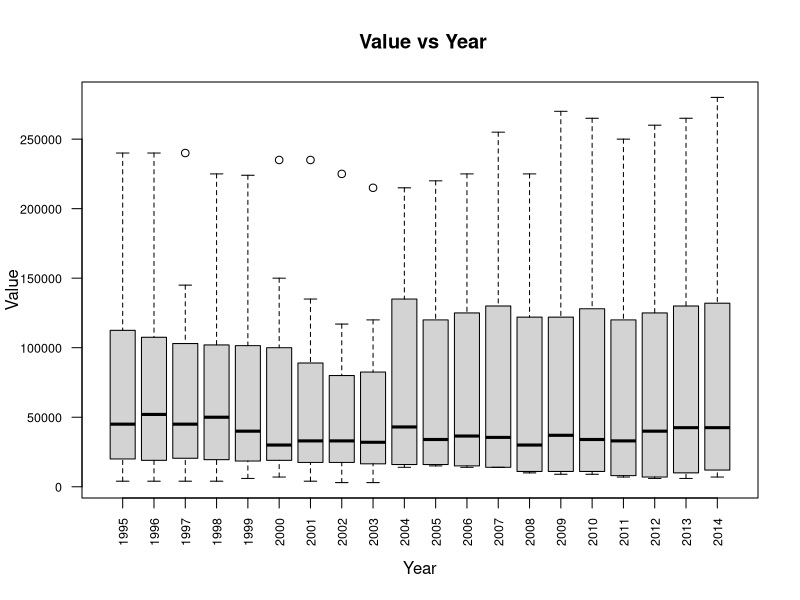
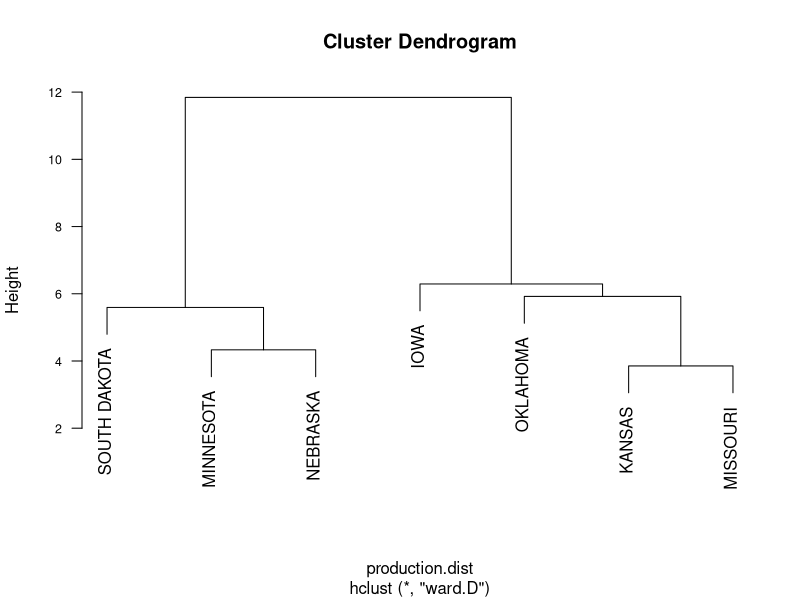

The R source for these figures, in order:
## ---- chunk 1

exe1.data<-read.csv("colonies.csv", header=TRUE,check.names=FALSE)
#exe1.data



exe1.sub1<-exe1.data[exe1.data$State %in% 
                            c("NEBRASKA",
                              "KANSAS",
                              "SOUTH DAKOTA", 
                              "MINNESOTA", 
                              "IOWA",
                              "MISSOURI", 
                              "OKLAHOMA"),]
exe1.sub1



## ---- chunk 2

stack.dat<-reshape(exe1.sub1, 
                   direction="long",
                   varying=list(2:21),
                   v.names="Value",
                   idvar="State",
                   timevar="Year",
                   times=1995:2014,
                   new.row.names=1:140,
                   
                   )   

stack.dat


## ---- chunk 3

stack.dat$Year<-as.factor(stack.dat$Year)

par(las=2,cex.axis=0.75)
bp<-(boxplot(Value~Year, data=stack.dat,main=" Value vs Year", 
        xlab="Year", ylab="Value", xaxt="n"))
axis(1, at=seq(length(bp$names)),
labels=bp$names,
cex.axis=0.75
)



## ---- chunk 4

exe2.data<-read.csv("production.csv", header=TRUE)
#exe2.data

exe2.sub1<-exe2.data[exe2.data$State %in% 
                       c("NEBRASKA",
                         "KANSAS", 
                         "SOUTH DAKOTA", 
                         "MINNESOTA", 
                         "IOWA", 
                         "MISSOURI",
                         "OKLAHOMA"),]
exe2.sub1
## ---- chunk 5
ProductionWide<-reshape(exe2.sub1, 
                        idvar="State",
                        timevar="Year", 
                        direction="wide", 
                        new.row.names=1:7,)
#ProductionWide
## ---- chunk 6
row.names(ProductionWide) <- ProductionWide[,1]
production.dist <- dist(scale(ProductionWide[,-1]), method="euclidean")
production.clust <- hclust(production.dist,method="ward.D")
plot(production.clust)
## ---- chunk 7
exe3_table=read.csv("Khan.csv", header=TRUE)
exe3_table$CarbonLoss<-exe3_table$Mean05-exe3_table$Mean55
exe3_table$Group<-factor(exe3_table$Fertilizer):factor(exe3_table$Rotation)
exe3_table
exe3_table1<-data.frame(exe3_table$Group, exe3_table$CarbonLoss )
exe3_table1
colnames(exe3_table1)<-c("Group", "CarbonLoss")
exe3_table1

n<-aggregate(exe3_table1[,2], list(exe3_table1$Group), mean)
names(n)<-c("Group","Mean(m)")
k<-aggregate(exe3_table1[,2], list(exe3_table1$Group), sd)
names(k)<-c("Group","sd(s)")
m<-aggregate(exe3_table1[,2], list(exe3_table1$Group), length)
names(m)<-c("Group","Count(n)")

table_result<-Reduce(merge, list(n,k,m))
table_result

## ---- chunk 8

r<-rank(exe3_table1$CarbonLoss)
r

exe3_table2<-exe3_table1[order(exe3_table1$CarbonLoss),]
#exe3_table2


## ---- chunk 9

sum1<-((r[1]+r[2]+r[3])^2/3)
sum2<-((r[4]+r[5]+r[6])^2/3)
sum3<-((r[7]+r[8]+r[9])^2/3)
sum4<-((r[10]+r[11]+r[12])^2/3)
sum5<-((r[13]+r[14]+r[15])^2/3)
sum6<-((r[16]+r[17]+r[18])^2/3)
sum7<-((r[19]+r[20]+r[21])^2/3)
sum8<-((r[22]+r[23]+r[24])^2/3)
sum9<-((r[25]+r[26]+r[27])^2/3)
sum<-sum1+sum2+sum3+sum4+sum5+sum6+sum7+sum8+sum9
C<-9
N<-27
H<-(12/(N*(N+1)))*sum-(3*(N+1))
H



## ---- chunk 10

pchisq(H, (C-1), lower.tail = FALSE)

## ---- chunk 11
kruskal.test(CarbonLoss ~ Group,exe3_table1)
## ---- chunk 12
# Yes. I think that 
# The combination of fertilizer and crop rotation is 
# predictive of Carbon loss.
## ---- chunk 13

exe4_data1<-read.csv("ncaa2018.csv", header=TRUE)
#exe4_data1


exe4_data2<-read.csv("ncaa2019.csv", header=TRUE)
#exe4_data2

## ---- chunk 14

exe4_table<-merge(exe4_data1, exe4_data2, by=c("Last", "First"))
#exe4_table


row_number<-nrow(exe4_table)
row_number


sum(is.na(exe4_table$Finish.x))
any(is.na(exe4_table$Finish.x))
#no, there is not any missing values in either 'Finish" column

## ---- chunk 15

Contingency_table<-table(exe4_table$Weight.x,exe4_table$Weight.y )
Contingency_table

#total number of wrestlers that competed in both tournaments.
sum(Contingency_table)


#the number of wrestlers that competed in the same weight class for both.
sum(diag(Contingency_table))


#wrestlers changed weight classes
Count_weight_Change<-(sum(Contingency_table)-sum(diag(Contingency_table)))
Count_weight_Change
